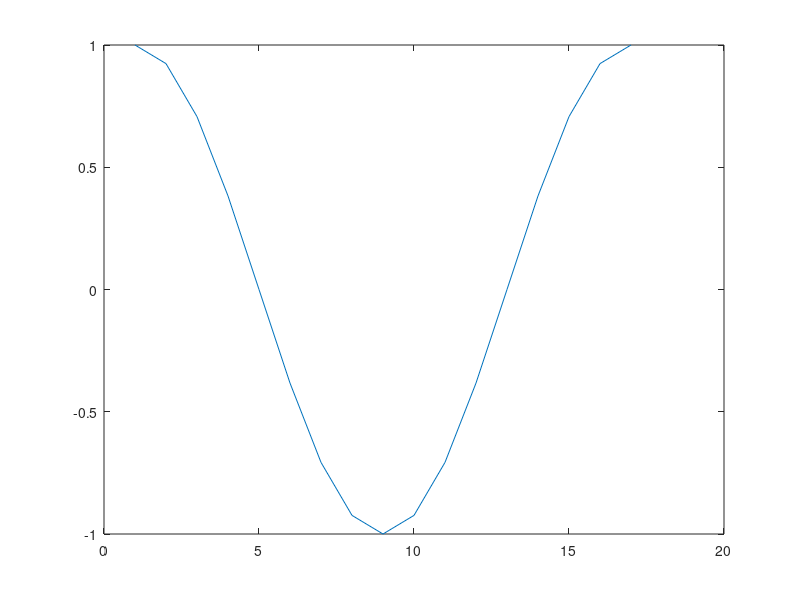

This figure's MATLAB source: (Note: this script raises an error after producing the figure.)
% code used in the prelab and warm up sections


% Pre-lab 1.4
%%%%%%%%%%%%%%%%%%%%%%%%%%%%%%%%%%%%%%%%%%%%%%%%%%%%%%%%%%%%%%%%%%%%%%%%%%%%%%%%%%%%%%
% loading in a saved .mat data file
load lighthouse

% check what variable name and info the original author saved lighthouse as
whos    % outputs ww and more info on its size etc

% if we used "who" instead of "whos" it will just list all active var names
who

% for indexing ":" usually means all indices if by itself. Syntax for range of
% vals. 
% creating a row vector holding all the pixels in the 200th row
ww200 = ww(200,:);

% vals 0 -> Black and 255 -> white (insert Umar's Physics Explaination here)
% above => smaller values are darker and larger values are lighter

% finding where the 200th row crosses the fence
% the following will plot the connected plot of the sampled pixel values
plot(ww200)



% Warm up 2.1
%%%%%%%%%%%%%%%%%%%%%%%%%%%%%%%%%%%%%%%%%%%%%%%%%%%%%%%%%%%%%%%%%%%%%%%%%%%%%%%%%%%%%%%
% outer product to create a matrix of cosine values
xpix = ones(256,1) * cos(2 * pi * (0:255) / 16);

% look at one row of the cosine matrix
% we do this since each row is the same. Fix the row index. I chose 1
% arbitrarily.
twne = xpix(1,1:17);
plot(twne)
show_img(xpix) % zoom in to see the pixel colors

% twne will have 1 period of values, plus one extra value to verify that we
% indeed cycle back to the starting value.

% since we want 5 black bands w/ white band separations => 5 periods
% working with pixels => 400x400 matrix = 400x400 image
% 400 / 80 = 5 => use 80 as your period to get 5 periods in a 400px span
ypix = ones(400,1) * cos(2 * pi * (0:399) / 80);
ypix = ypix'; % transpose of vert lines gives horizontal lines
show_img(ypix);


% Warm up 2.3
%%%%%%%%%%%%%%%%%%%%%%%%%%%%%%%%%%%%%%%%%%%%%%%%%%%%%%%%%%%%%%%%%%%%%%%%%%%%%%%%%%%%%%%
% downsampling
wp = ww(1:2:end,1:2:end);
show_img(wp)

% Lab 3.2
%%%%%%%%%%%%%%%%%%%%%%%%%%%%%%%%%%%%%%%%%%%%%%%%%%%%%%%%%%%%%%%%%%%%%%%%%%%

% get the down 2 sample version

wp = ww(1:3:end, 1:3:end);
xx3 = ww(1:3:end, 1:3:end);
